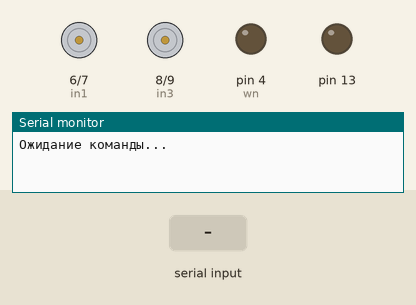
The sketch below on a simulated Arduino Uno, built with avr-gcc and run on an emulated ATmega328P. On the bench: motor-driver pin pairs drawn as motors (green arrow = first pin HIGH = forward, orange = second pin HIGH = backward, longer = more drive, scaled by the enable pin), output pins drawn as LEDs (lit = HIGH), the last lines printed to the serial monitor. Inputs (shaded band) come from the test bench.

Above: at 1.2 s.
1.3 s: "u" received over the second serial link
At 1.6 s:
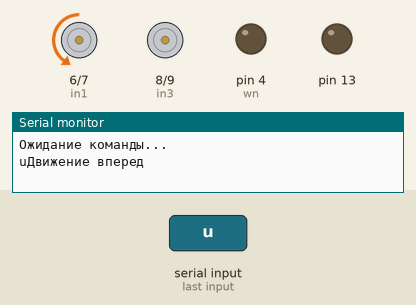
2.8 s: "d" received over the second serial link
At 4.0 s:
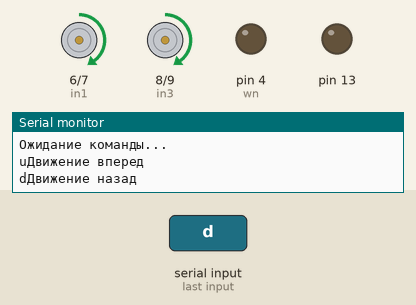
4.3 s: "r" received over the second serial link
At 5.2 s:
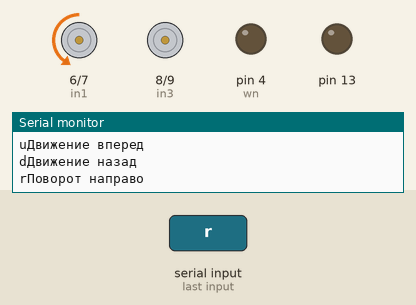
5.8 s: "l" received over the second serial link
At 6.3 s:
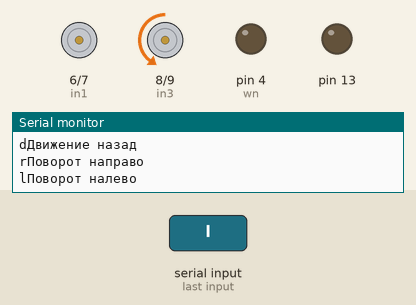
7.3 s: "w" received over the second serial link
At 7.7 s:
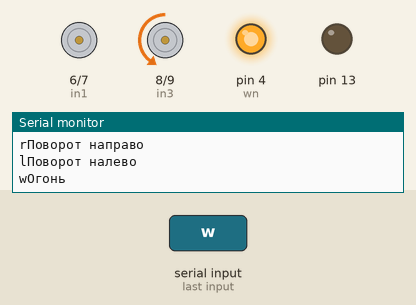
8.8 s: "o" received over the second serial link
At 9.6 s:
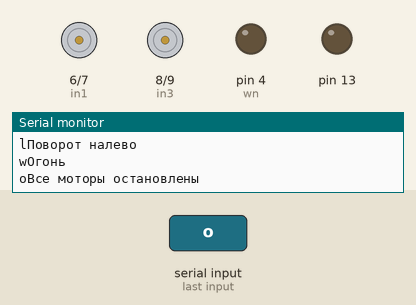
Timing chart, 0 to 11.3 s (numbered marks = the images above; inputs shaded):
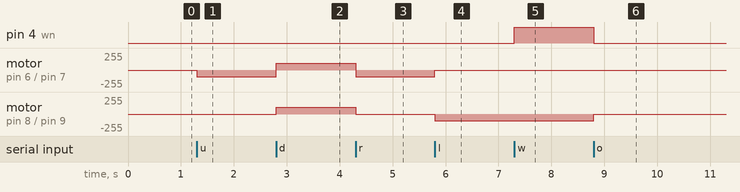

Measured:
- after the input at 1.3 s, motor on pin 6 (in1) / pin 7 (in2): stopped → backward 100/255 at once
- after the input at 2.8 s, motor on pin 6 (in1) / pin 7 (in2): backward 100/255 → forward 100/255 at once; motor on pin 8 (in3) / pin 9 (in4): stopped → forward 100/255 at once
- after the input at 4.3 s, motor on pin 6 (in1) / pin 7 (in2): forward 100/255 → backward 100/255 at once; motor on pin 8 (in3) / pin 9 (in4): forward 100/255 → stopped at once
- after the input at 5.8 s, motor on pin 6 (in1) / pin 7 (in2): backward 100/255 → stopped at once; motor on pin 8 (in3) / pin 9 (in4): stopped → backward 100/255 at once
- after the input at 7.3 s, pin 4 (wn): LOW → HIGH at once
- after the input at 8.8 s, pin 4 (wn): HIGH → LOW at once; motor on pin 8 (in3) / pin 9 (in4): backward 100/255 → stopped at once

The sketch:

bltRobot.ino
```cpp
// d = down
// u = up
// r = right
// l = left
// w = weapon
// s = start
// Обозначения для приложения пульта

//
// Мотор А - левое колесо
// Мотор B - правое колесо


#include <SoftwareSerial.h>

SoftwareSerial Bluetooth(10, 11); // RX, TX

int val; // переменная для приема команды
int LED = 13; // L-светодиод для свидетельства выполнения команд

// инициализируем оружие

int wn = 4;

// Сопоставляем пины на Arduino с пинами на плате L298N.
int in2 = 7;
int in1 = 6;
int enA = 3;

int in4 = 9;
int in3 = 8;
int enB = 5;


void setup() {
// Устанавилваем режим работы Bluetooth-прередатчика
  Bluetooth.begin(9600);
// Тестовая команда для проверки работоспособности модуля
  Bluetooth.println("Ожидание команды...");
  Serial.begin(9600);
  Serial.println("Ожидание команды...");

// Устанавливаем режим работы пинов на "выход".
  pinMode(enA, OUTPUT);
  pinMode(in1, OUTPUT);
  pinMode(in2, OUTPUT);
  pinMode(enB, OUTPUT);
  pinMode(in3, OUTPUT);
  pinMode(in4, OUTPUT);
  pinMode(wn, OUTPUT);
  pinMode(13, OUTPUT);
}


// Мотор A крутится вперёд.
void turnForthMotorA() {
    digitalWrite(in2, HIGH); // Ток будет идти от HIGH к LOW.
    digitalWrite(in1, LOW);
    analogWrite(enA, 100); // Задаём силу вращения мотора.
}

// Мотор A крутится назад.
void turnBackMotorA() {
    digitalWrite(in2, LOW);
    digitalWrite(in1, HIGH);
    analogWrite(enA, 100);
}

// Мотор A выключается.
void turnOffMotorA() {
    digitalWrite(in2, LOW);
    digitalWrite(in1, LOW);
}

// Мотор B крутится вперёд.
void turnForthMotorB() {
    digitalWrite(in4, HIGH);
    digitalWrite(in3, LOW);
    analogWrite(enB, 100);
}

// Мотор B крутится назад.
void turnBackMotorB() {
    digitalWrite(in4, LOW);
    digitalWrite(in3, HIGH);
    analogWrite(enB, 100);
}

// Мотор B выключается.
void turnOffMotorB() {
    digitalWrite(in4, LOW);
    digitalWrite(in3, LOW);
}

// Включение оружия
void weaponOn() {
  digitalWrite(wn, HIGH);
}

// Выключение оружия

void weaponOff() {
  digitalWrite(wn, LOW);
}

void loop() {
   if (Bluetooth.available()){ // проверка наличия команд
    val = Bluetooth.read(); // чтение команды
    Serial.write(val);
    // проверка команды
    if (val == 'u') { // движение вперед
        // действия для выполнения
        turnForthMotorA();
        Bluetooth.println("up"); // сообщение в Bluetooth порт для ручной проверки успешности выполнения
        Serial.println("Движение вперед"); // сообщение в Serial порт компьюетра для ручной проверки успешности выполнения
      }

    else if (val == 'd') { // движение назад
      turnBackMotorA();
      turnBackMotorB();
      Bluetooth.println("down");
      Serial.println("Движение назад");
    }

    else if (val == 'r') { // движение направо

      turnForthMotorA();
      turnOffMotorB();
      Bluetooth.println("right");
      Serial.println("Поворот направо");
    }
    else if (val == 'l') { // движение налево

      turnForthMotorB();
      turnOffMotorA();
      Bluetooth.println("left");
      Serial.println("Поворот налево");
    }
    else if (val == 'w') { // огонь.
      weaponOn();
      Bluetooth.println("Огонь");
      Serial.println("Огонь");
    }
    else if (val == '4'){ // окончание огня.
      weaponOff();
      Bluetooth.println("Огонь прекращен");
      Serial.println("Огонь прекращен");
    }
    else if (val == 'o') { // выключение всех моторов, остановка.
      turnOffMotorA();
      turnOffMotorB();
      weaponOff();
      Bluetooth.println("Все моторы остановлены");
      Serial.println("Все моторы остановлены");
    }

    else if (val == '0') { // окончание движения вперед.
      turnOffMotorA();
      Bluetooth.println("Движение вперед закончено");
      Serial.println("Движение вперед закончено");
    }
    else if (val == '1'){ // окончание поворота налево.
      turnOffMotorB();
      Bluetooth.println("ДВжиение налево закончено");
      Serial.println("Движение налево закончено");
    }
    else if (val == '2'){ // окончание движения назад.
      turnOffMotorA();
      turnOffMotorB();
      Bluetooth.println("Двжиение назад закончено");
      Serial.println("Движение назад закончено");
    }
    else if (val == '3'){ // окончание поворота направо.
      turnOffMotorA();
      Bluetooth.println("Двжиение направо закончено");
      Serial.println("Движение направо закончено");
    }
  }
}
```
